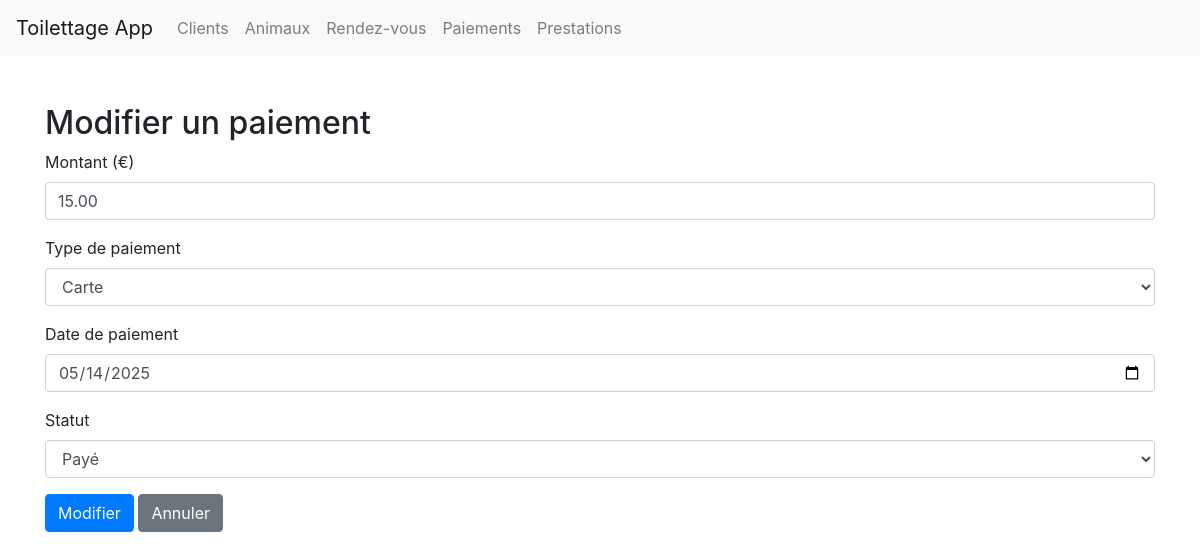
The app's page /index.php?page=modifier_paiement&id=28 (signed in) with its own data.
### tables this page shows
CREATE TABLE IF NOT EXISTS `paiements` (
  `id_paiement` int NOT NULL AUTO_INCREMENT,
  `id_rdv` int NOT NULL,
  `montant` decimal(8,2) NOT NULL,
  `type_paiement` enum('Espèce','Carte') NOT NULL,
  `date_paiement` datetime DEFAULT CURRENT_TIMESTAMP,
  `statut` enum('en attente','payé','remboursé') DEFAULT NULL,
  PRIMARY KEY (`id_paiement`),
  KEY `id_intervention` (`id_rdv`)
);

### pages/modifier_paiement.php (the view, shortened to what this page needs)
<?php
include_once('includes/db.php');
$id = filter_input(INPUT_GET, 'id', FILTER_VALIDATE_INT);
$stmt = $pdo->prepare('SELECT * FROM paiements WHERE id_paiement = ?');
$stmt->execute([$id]);
$paiement = $stmt->fetch();
?>
<!DOCTYPE html>
<html lang="fr">
<head>
    <link href="https://stackpath.bootstrapcdn.com/bootstrap/4.5.2/css/bootstrap.min.css" rel="stylesheet">
</head>
<body>
    <?php include 'includes/header.php' ?>
    <div class="container mt-5">
        <h2>Modifier un paiement</h2>
        <form method="post" action="index.php?page=modifier_paiement&id=<?= $id ?>">
            <div class="form-group">
                <label>Montant (€)</label>
                <input type="number" step="0.01" name="montant" class="form-control"
                    value="<?= htmlspecialchars($paiement['montant']) ?>" required min="0">
            </div>
            <div class="form-group">
                <label>Type de paiement</label>
                <select name="type_paiement" class="form-control" required>
                    <option value="Carte" <?= $paiement['type_paiement'] == 'Carte' ? 'selected' : '' ?>>Carte</option>
                </select>
            </div>
            <div class="form-group">
                <label>Date de paiement</label>
                <input type="date" name="date_paiement" class="form-control"
                    value="<?= htmlspecialchars(substr($paiement['date_paiement'], 0, 10)) ?>" required>
            </div>
            <div class="form-group">
                <label>Statut</label>
                <select name="statut" class="form-control" required>
                    <option value="payé" <?= $paiement['statut'] == 'payé' ? 'selected' : '' ?>>Payé</option>
                </select>
            </div>
            <button type="submit" class="btn btn-primary">Modifier</button>
            <a href="index.php?page=paiements" class="btn btn-secondary">Annuler</a>
        </form>
    </div>
</body>
</html>

### records on screen
paiements: montant "15.00", type_paiement "Carte", date_paiement "05/14/2025", statut "Payé"
